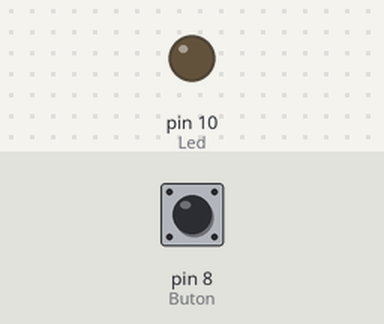
Simulated run of this sketch. Board: Arduino Uno, built with avr-gcc and run on an emulated ATmega328P. On the bench: output pins drawn as LEDs (lit = HIGH). The test bench sets the inputs (shaded band); at power-on: pin 8 (Buton) LOW.

Above: at 1.2 s.
1.3 s: pin 8 (Buton) pulled HIGH for 0.15 s
At 1.37 s:
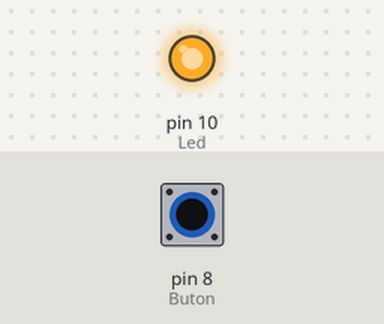
2.9 s: pin 8 (Buton) pulled HIGH for 3.2 s
At 6.6 s:
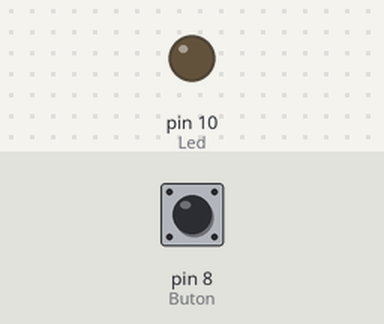
Timing chart, 0 to 8.1 s (numbered marks = the images above; inputs shaded):
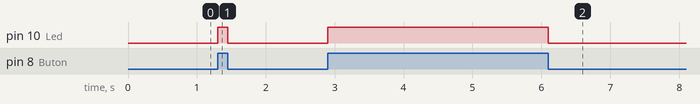

Measured:
- after the input at 1.3 s, pin 10 (Led): LOW → HIGH at once, → LOW 0.15 s later
- after the input at 2.9 s, pin 10 (Led): LOW → HIGH at once, → LOW 3.2 s later

The sketch:

Button-Led.ino
```cpp
#define Buton 8
#define Led 10

int button_durum = 0;

void setup() {
  // put your setup code here, to run once:

  pinMode(Buton, INPUT);
  pinMode(Led, OUTPUT);

}

void loop() {
  // put your main code here, to run repeatedly:

  button_durum = digitalRead(Buton);

  if (button_durum == 1) {
    digitalWrite(Led, HIGH);
  } else {
    digitalWrite(Led,LOW);
  }
}
```
